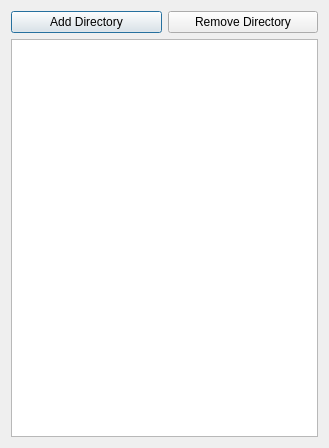
<?xml version="1.0" encoding="UTF-8"?>
<ui version="4.0">
 <class>set_pic_dir_dialog</class>
 <widget class="QDialog" name="set_pic_dir_dialog">
  <property name="geometry">
   <rect>
    <x>0</x>
    <y>0</y>
    <width>329</width>
    <height>448</height>
   </rect>
  </property>
  <property name="windowTitle">
   <string>Load from Feed</string>
  </property>
  <property name="locale">
   <locale language="English" country="UnitedStates"/>
  </property>
  <layout class="QVBoxLayout" name="verticalLayout_2">
   <item>
    <layout class="QHBoxLayout" name="action_buttons">
     <property name="spacing">
      <number>6</number>
     </property>
     <item>
      <widget class="QPushButton" name="add_dir_button">
       <property name="enabled">
        <bool>true</bool>
       </property>
       <property name="text">
        <string>Add Directory</string>
       </property>
       <property name="icon">
        <iconset>
         <normalon>:/res/res/add.png</normalon>
        </iconset>
       </property>
      </widget>
     </item>
     <item>
      <widget class="QPushButton" name="remove_dir_button">
       <property name="text">
        <string>Remove Directory</string>
       </property>
       <property name="icon">
        <iconset>
         <normalon>:/res/res/remove.png</normalon>
        </iconset>
       </property>
       <property name="checkable">
        <bool>false</bool>
       </property>
      </widget>
     </item>
    </layout>
   </item>
   <item>
    <widget class="QListWidget" name="dir_list_widget">
     <property name="isWrapping" stdset="0">
      <bool>false</bool>
     </property>
     <property name="wordWrap">
      <bool>false</bool>
     </property>
    </widget>
   </item>
  </layout>
 </widget>
 <resources>
  <include location="myRes.qrc"/>
 </resources>
 <connections/>
</ui>
